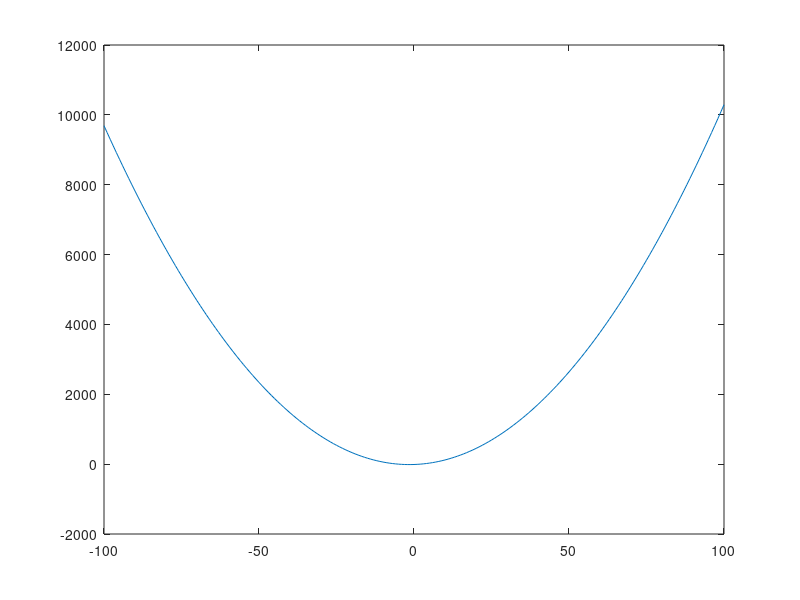

Reproduce this figure in MATLAB. (Note: this script raises an error after producing the figure.)
x = -100:100;
y = x.^2 + 3*x -10;
plot(x,y);

ax = gca;
ax.XAxisLocation = "origin";
ax.YAxisLocation = "origin";

xlim([-30,30]);
ylim([-30,30]);